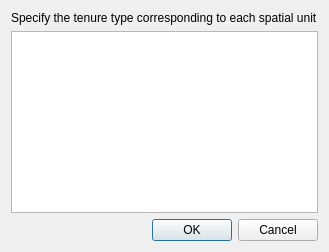
<?xml version="1.0" encoding="UTF-8"?>
<ui version="4.0">
 <class>SpatialUnitTenureDialog</class>
 <widget class="QDialog" name="SpatialUnitTenureDialog">
  <property name="geometry">
   <rect>
    <x>0</x>
    <y>0</y>
    <width>318</width>
    <height>252</height>
   </rect>
  </property>
  <property name="windowTitle">
   <string>Spatial Unit Tenure Types</string>
  </property>
  <layout class="QGridLayout" name="gridLayout">
   <item row="2" column="0">
    <widget class="QDialogButtonBox" name="buttonBox">
     <property name="orientation">
      <enum>Qt::Horizontal</enum>
     </property>
     <property name="standardButtons">
      <set>QDialogButtonBox::Cancel|QDialogButtonBox::Ok</set>
     </property>
    </widget>
   </item>
   <item row="1" column="0">
    <widget class="ListPairTableView" name="sp_tenure_view"/>
   </item>
   <item row="0" column="0">
    <widget class="QLabel" name="label">
     <property name="text">
      <string>&lt;html&gt;&lt;head/&gt;&lt;body&gt;&lt;p&gt;Specify the tenure type corresponding to each spatial unit&lt;/p&gt;&lt;/body&gt;&lt;/html&gt;</string>
     </property>
    </widget>
   </item>
  </layout>
 </widget>
 <customwidgets>
  <customwidget>
   <class>ListPairTableView</class>
   <extends>QTableView</extends>
   <header>..customcontrols</header>
  </customwidget>
 </customwidgets>
 <resources/>
 <connections>
  <connection>
   <sender>buttonBox</sender>
   <signal>accepted()</signal>
   <receiver>SpatialUnitTenureDialog</receiver>
   <slot>accept()</slot>
   <hints>
    <hint type="sourcelabel">
     <x>248</x>
     <y>254</y>
    </hint>
    <hint type="destinationlabel">
     <x>157</x>
     <y>274</y>
    </hint>
   </hints>
  </connection>
  <connection>
   <sender>buttonBox</sender>
   <signal>rejected()</signal>
   <receiver>SpatialUnitTenureDialog</receiver>
   <slot>reject()</slot>
   <hints>
    <hint type="sourcelabel">
     <x>316</x>
     <y>260</y>
    </hint>
    <hint type="destinationlabel">
     <x>286</x>
     <y>274</y>
    </hint>
   </hints>
  </connection>
 </connections>
</ui>
